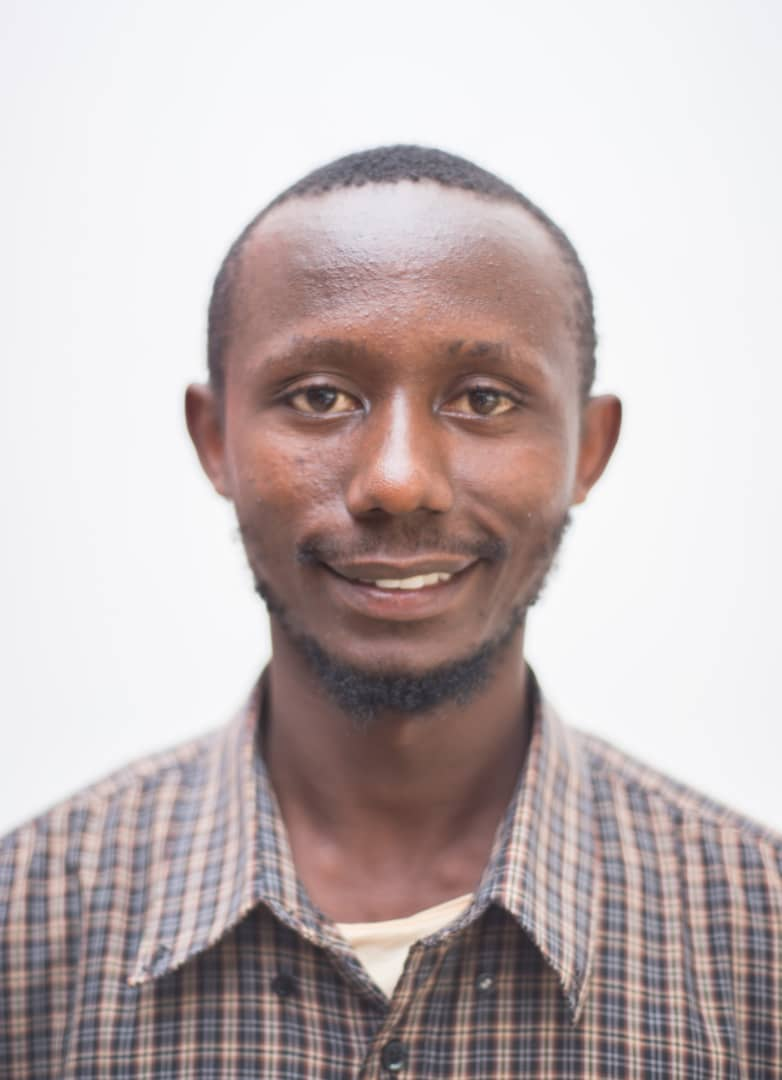
#> input picture PY3/readonly/carlos.jpeg, 782 x 1080 px
$ jupyter execute numpy_to_produce_array_of_image.ipynb
#> lines starting #> are read from the running program, lines starting #| are printed output that depends on the picture
[cell 1]
import numpy as np
import math

[cell 2]
from PIL import Image
from IPython.display import display

im = Image.open("readonly/carlos.jpeg").convert('L')
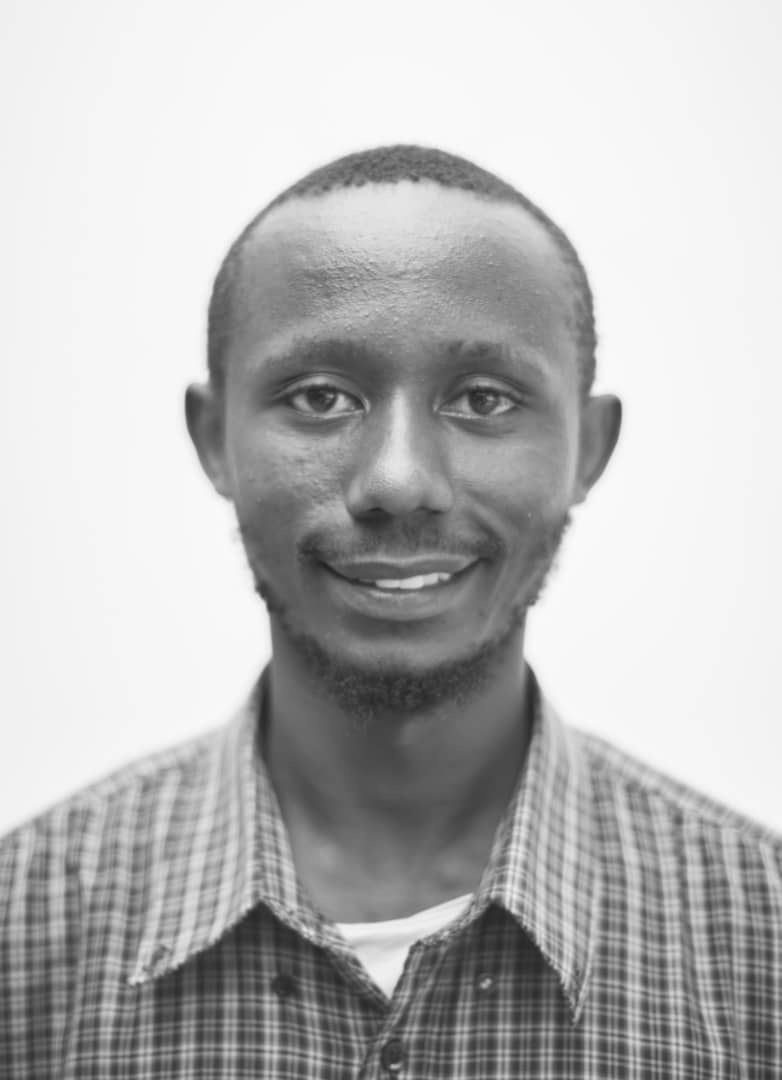
#> im: PIL image 782x1080 L; min 32, max 253, mean 185.2
print("origin size", im.size)
#| origin size (782, 1080)
im = im.resize((200, 200))
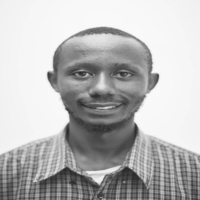
#> im: PIL image 200x200 L; min 40, max 250, mean 185.2
display(im)

[cell 3]
array = np.array(im)
print(array.shape)
#| (200, 200)
array

[cell 4]
mask = np.full(array.shape, 255)
mask

[cell 5]
modified_array = array - mask
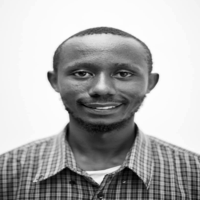
#> modified_array: shape (200, 200) int64; min -215, max -5, mean -69.81; drawn with min black and max white
modified_array =  modified_array*-1
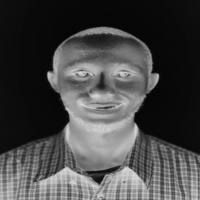
#> modified_array: shape (200, 200) int64; min 5, max 215, mean 69.8
modified_array = modified_array.astype(np.uint8)
modified_array

[cell 6]
display(Image.fromarray(modified_array))

[cell 7]
print(modified_array.shape)
#| (200, 200)
reshaped = np.reshape(modified_array, (100, 400))
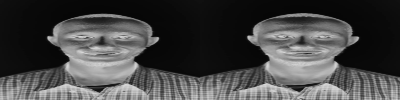
#> reshaped: shape (100, 400); min 5, max 215, mean 69.8
print(reshaped.shape)
#| (100, 400)
display(Image.fromarray(reshaped))
